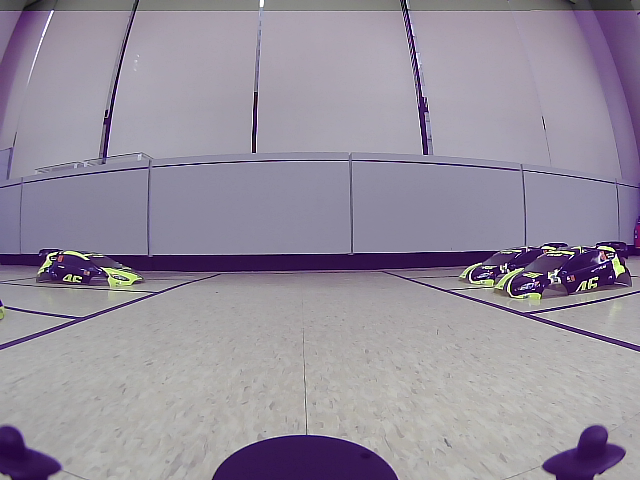
#> input picture SLAM-2way_svm/try/try1/frame1/0.png, 640 x 480 px, found by its file name; its folder holds only this picture in this run
$ python main.py
#> lines starting #> are read from the running program, lines starting #| are printed output that depends on the picture; after the words box and inside, x2 and y2 are one past the last pixel; in counts of white or black regions, pixels touching at a corner belong together
#> further down, frame1 is the input picture: shape (480, 640, 3); mean B, G, R 156.5, 142.5, 149.5
### SLAM-2way_svm/SVM/code/function.py
import numpy as np
import cv2

# image1 function
def undist(img):
    #Define the camera matrix and distortion coefficients
    K = np.array([[363.090103, 0.000000, 313.080058], [0.000000, 364.868860, 252.739984], [0.000000, 0.000000, 1.000000]])
    dist_coeffs = np.array([-0.334146, 0.099765, -0.000050, 0.001451, 0.000000])
    # Undistort the image
    img_undistorted = cv2.undistort(img, K, dist_coeffs)
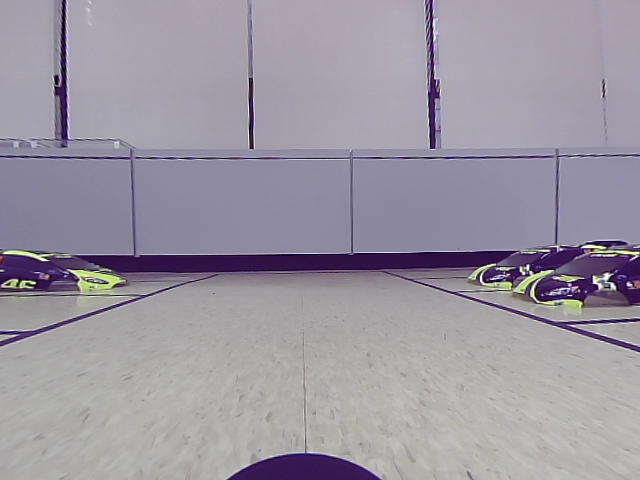
#> img_undistorted: shape (480, 640, 3); mean B, G, R 161.8, 150.1, 155.6
    return img_undistorted
def img1_persperctive(img):
    tl = (0,240+30) #좌상
    bl = (0,480) #좌하
    tr = (640,480) #우하
    br = (640,240+30) #우상

    pts1=np.float32([tl,bl,tr,br])
    pts2=np.float32([(0,-10),(170,270-50),(370,270-50),(540,-10)])

    matrix=cv2.getPerspectiveTransform(pts1,pts2)

    transformed_frame=cv2.warpPerspective(img,matrix,(540,540),None, cv2.INTER_CUBIC)
    return transformed_frame

def img1_main(img):
    img = undist(img)
    img = img1_persperctive(img)
    return img
# image2 function
def img2_percpective(img):
    # Selecting Cordinates
    tl = (0,240) #좌상
    bl = (0,480) #좌하
    tr = (640,480) #우하
    br = (640,240) #우상

    pts1=np.float32([tl,bl,tr,br])
    pts2=np.float32([(0,0),(170,270),(370,270),(540,0)])

    matrix=cv2.getPerspectiveTransform(pts1,pts2)

    transformed_frame=cv2.warpPerspective(img,matrix,(540,540),None, cv2.INTER_CUBIC)
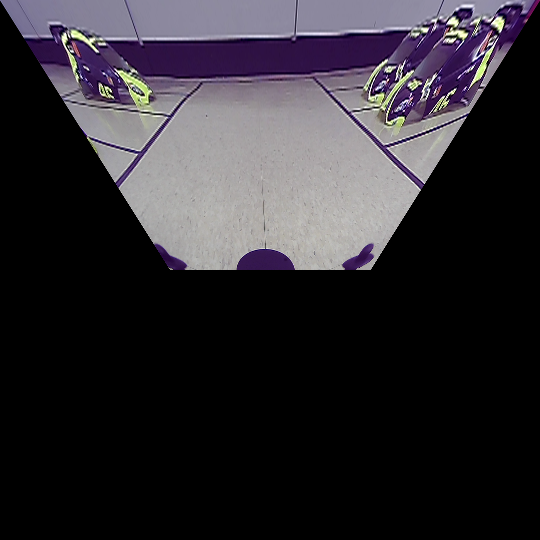
#> transformed_frame: shape (540, 540, 3); mean B, G, R 48, 42.5, 45.7
    return transformed_frame

def rotate_shift(img,shift):
    #rotate
#> called with shift = 96
    angle = 31
    center = (img.shape[1] / 2, img.shape[0] / 2)
#> center = (270, 270)
    M = cv2.getRotationMatrix2D(center, angle, 1.0)
    img = cv2.warpAffine(img, M, (img.shape[1], img.shape[0]))
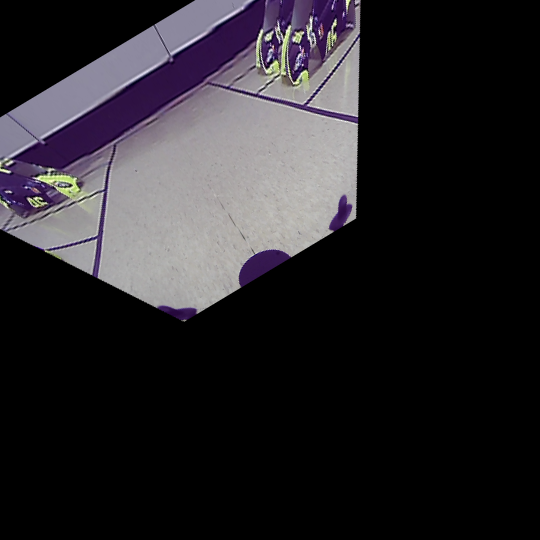
#> img: shape (540, 540, 3); mean of channels 0, 1, 2 41.8, 37.7, 40.3; drawn as B, G, R
    #shift
    height, width = img.shape[:2]
#> height = 540; width = 540
    shifted = img.copy()
    M = np.float32([[1, 0, -1*shift], [0, 1, -1*shift]])
    shifted = cv2.warpAffine(shifted, M, (width, height))
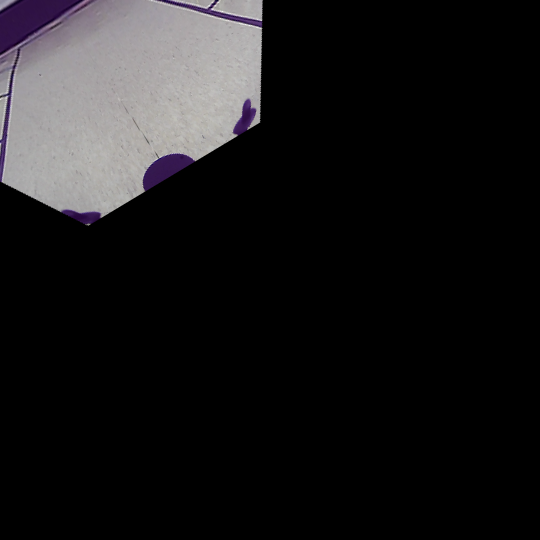
#> shifted: shape (540, 540, 3); mean of channels 0, 1, 2 25.9, 24.8, 25.8; drawn as B, G, R
    return shifted

def img2_main(img,shift):
    img = img2_percpective(img)
    img = rotate_shift(img,shift)
    return img

def get_mask(img1, img2):
    img1_gray= cv2.cvtColor(img1,cv2.COLOR_BGR2GRAY)
    img2_gray= cv2.cvtColor(img2,cv2.COLOR_BGR2GRAY)
    mask = np.zeros_like(img1_gray)

    for y in range(img1_gray.shape[0]):
        for x in range(img2_gray.shape[1]):
            if img1_gray[y,x] and img1_gray[y,x]:
                mask[y,x] = 255
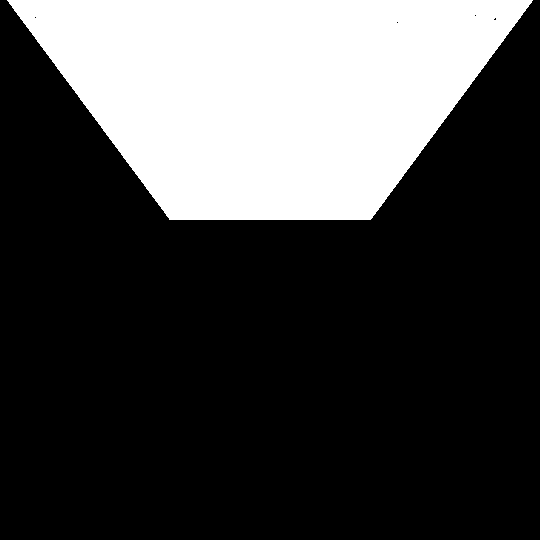
#> mask: shape (540, 540); 27.5% white; 1 white region, box (x1, y1, x2, y2) and area: (7, 0, 533, 220) 80048

    return mask

def img_matching(img1,img2):
    mask = get_mask(img2,img1)
    dst = cv2.copyTo(img1,~mask)
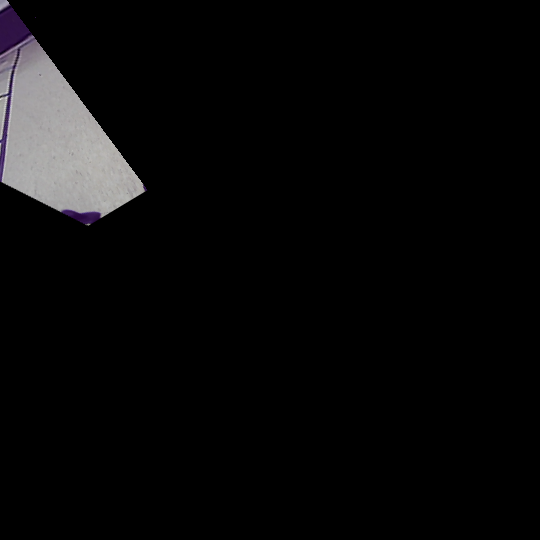
#> dst: shape (540, 540, 3); mean of channels 0, 1, 2 9, 8.7, 9; drawn as B, G, R
    result = dst+img2
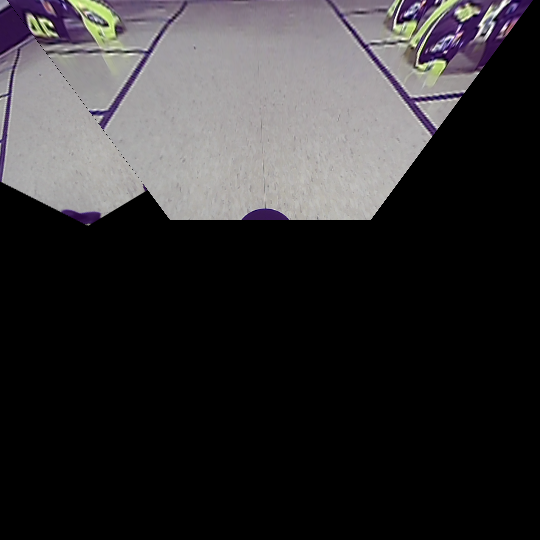
#> result: shape (540, 540, 3); mean of channels 0, 1, 2 50.8, 49.1, 51; drawn as B, G, R
    return result

### SLAM-2way_svm/SVM/code/main.py
from function import *
import cv2

for i in range(0,125):
    frame1 = cv2.imread(f"SVM/try/try1/frame1/{i}.png")
#> (the run stopped early here; a loop or call above may not have finished)
